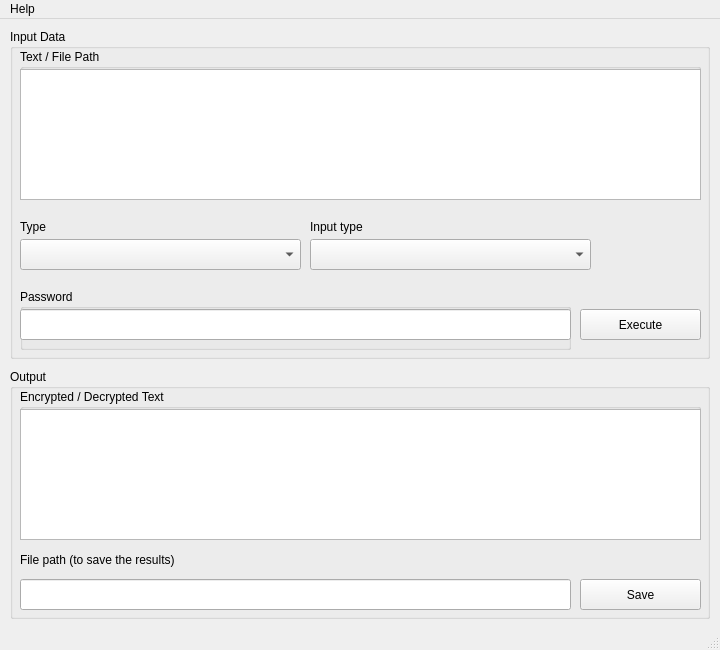
<?xml version="1.0" encoding="UTF-8"?>
<ui version="4.0">
 <class>MainWindow</class>
 <widget class="QMainWindow" name="MainWindow">
  <property name="geometry">
   <rect>
    <x>0</x>
    <y>0</y>
    <width>720</width>
    <height>650</height>
   </rect>
  </property>
  <property name="sizePolicy">
   <sizepolicy hsizetype="Fixed" vsizetype="Fixed">
    <horstretch>0</horstretch>
    <verstretch>0</verstretch>
   </sizepolicy>
  </property>
  <property name="minimumSize">
   <size>
    <width>720</width>
    <height>650</height>
   </size>
  </property>
  <property name="maximumSize">
   <size>
    <width>720</width>
    <height>650</height>
   </size>
  </property>
  <property name="windowTitle">
   <string>PlayFair Cypher</string>
  </property>
  <widget class="QWidget" name="centralwidget">
   <widget class="QGroupBox" name="inputBox">
    <property name="geometry">
     <rect>
      <x>10</x>
      <y>10</y>
      <width>700</width>
      <height>330</height>
     </rect>
    </property>
    <property name="title">
     <string>Input Data</string>
    </property>
    <widget class="QGroupBox" name="groupBox">
     <property name="geometry">
      <rect>
       <x>10</x>
       <y>20</y>
       <width>681</width>
       <height>151</height>
      </rect>
     </property>
     <property name="title">
      <string>Text / File Path</string>
     </property>
     <widget class="QPlainTextEdit" name="inputTextField">
      <property name="geometry">
       <rect>
        <x>0</x>
        <y>20</y>
        <width>681</width>
        <height>131</height>
       </rect>
      </property>
     </widget>
    </widget>
    <widget class="QPushButton" name="executeButton">
     <property name="geometry">
      <rect>
       <x>570</x>
       <y>280</y>
       <width>121</width>
       <height>31</height>
      </rect>
     </property>
     <property name="text">
      <string>Execute</string>
     </property>
    </widget>
    <widget class="QGroupBox" name="groupBox_3">
     <property name="geometry">
      <rect>
       <x>10</x>
       <y>260</y>
       <width>551</width>
       <height>61</height>
      </rect>
     </property>
     <property name="title">
      <string>Password</string>
     </property>
     <widget class="QLineEdit" name="inputPasswordField">
      <property name="geometry">
       <rect>
        <x>0</x>
        <y>20</y>
        <width>551</width>
        <height>31</height>
       </rect>
      </property>
     </widget>
    </widget>
    <widget class="QComboBox" name="types">
     <property name="geometry">
      <rect>
       <x>10</x>
       <y>210</y>
       <width>281</width>
       <height>31</height>
      </rect>
     </property>
    </widget>
    <widget class="QComboBox" name="inputTypes">
     <property name="geometry">
      <rect>
       <x>300</x>
       <y>210</y>
       <width>281</width>
       <height>31</height>
      </rect>
     </property>
    </widget>
    <widget class="QLabel" name="label_2">
     <property name="geometry">
      <rect>
       <x>10</x>
       <y>190</y>
       <width>281</width>
       <height>16</height>
      </rect>
     </property>
     <property name="text">
      <string>Type</string>
     </property>
    </widget>
    <widget class="QLabel" name="label_3">
     <property name="geometry">
      <rect>
       <x>300</x>
       <y>190</y>
       <width>281</width>
       <height>16</height>
      </rect>
     </property>
     <property name="text">
      <string>Input type</string>
     </property>
    </widget>
   </widget>
   <widget class="QGroupBox" name="outputBox">
    <property name="geometry">
     <rect>
      <x>10</x>
      <y>350</y>
      <width>700</width>
      <height>250</height>
     </rect>
    </property>
    <property name="title">
     <string>Output</string>
    </property>
    <widget class="QGroupBox" name="groupBox_2">
     <property name="geometry">
      <rect>
       <x>10</x>
       <y>20</y>
       <width>681</width>
       <height>151</height>
      </rect>
     </property>
     <property name="title">
      <string>Encrypted / Decrypted Text</string>
     </property>
     <widget class="QPlainTextEdit" name="outputTextField">
      <property name="geometry">
       <rect>
        <x>0</x>
        <y>20</y>
        <width>681</width>
        <height>131</height>
       </rect>
      </property>
     </widget>
    </widget>
    <widget class="QLineEdit" name="saveToFileField">
     <property name="geometry">
      <rect>
       <x>10</x>
       <y>210</y>
       <width>551</width>
       <height>31</height>
      </rect>
     </property>
    </widget>
    <widget class="QPushButton" name="saveToFileButton">
     <property name="geometry">
      <rect>
       <x>570</x>
       <y>210</y>
       <width>121</width>
       <height>31</height>
      </rect>
     </property>
     <property name="text">
      <string>Save</string>
     </property>
    </widget>
    <widget class="QLabel" name="label">
     <property name="geometry">
      <rect>
       <x>10</x>
       <y>180</y>
       <width>681</width>
       <height>21</height>
      </rect>
     </property>
     <property name="text">
      <string>File path (to save the results)</string>
     </property>
    </widget>
   </widget>
  </widget>
  <widget class="QMenuBar" name="menubar">
   <property name="geometry">
    <rect>
     <x>0</x>
     <y>0</y>
     <width>720</width>
     <height>21</height>
    </rect>
   </property>
   <widget class="QMenu" name="menuHelp">
    <property name="title">
     <string>Help</string>
    </property>
    <addaction name="inputDataFormatInfo"/>
   </widget>
   <addaction name="menuHelp"/>
  </widget>
  <widget class="QStatusBar" name="statusbar"/>
  <action name="actionInput_data_format">
   <property name="text">
    <string>Input data format</string>
   </property>
  </action>
  <action name="inputDataFormatInfo">
   <property name="text">
    <string>Input Data</string>
   </property>
  </action>
 </widget>
 <resources/>
 <connections/>
</ui>
